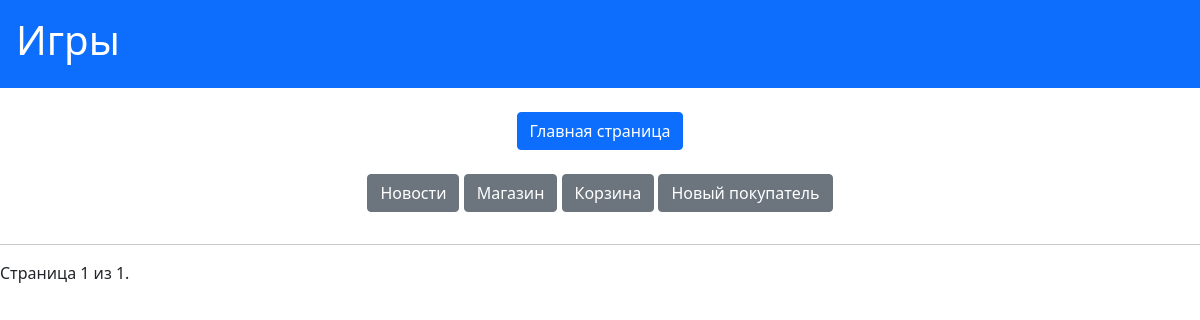
The app's page /task1/news/, older data.
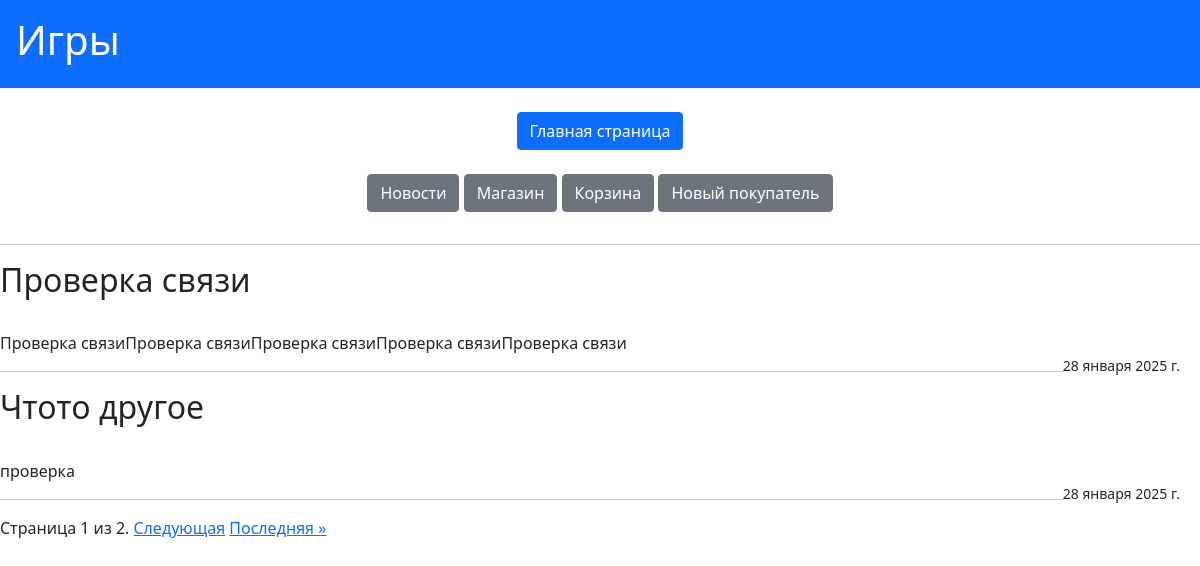
The same page, newer data.
### task1/models.py (models this page shows, shortened)
class News(models.Model):
    title = models.CharField(max_length=100, verbose_name="Заголовок")
    content = models.TextField(verbose_name="Статья")
    date = models.DateField(auto_now_add=True, verbose_name="Дата статьи")
    class Meta:
        verbose_name = "Новость"
        verbose_name_plural = "Новости"

### task1/views.py (the view)
# urls.py: path('news/', news, name='news'),
def news(request):
    contents = News.objects.all()
    paginator = Paginator(contents, 2)
    page_number = request.GET.get('page')
    try:
        page_contents = paginator.get_page(page_number)
    except PageNotAnInteger:
        page_contents = paginator.page(1)
    except EmptyPage:
        page_contents = paginator.page(paginator.num_pages)
    return render(request, 'first_task/news.html', {'page_contents': page_contents})

### templates/first_task/news.html (shortened to what this page needs)
{% extends 'first_task/menu.html' %}
{% block pagename %}Игры{% endblock %}
{% block menu %}{{ block.super }}{% endblock %}
{% block content %}
    <hr>
    {% for new in page_contents %}
        <h2>{{ new.title }}</h2>
        <br>
        {{ new.content }}
        <br>
        <small style="float: right; margin-right: 20px;">{{ new.date }}</small>
        <hr>
    {% endfor %}
    <div class="pagination">
        <span class="step-links">
            <span class="current">
                Страница {{ page_contents.number }} из {{ page_contents.paginator.num_pages }}.
            </span>
            {% if page_contents.has_next %}
                <a href="?page={{ page_contents.next_page_number }}">Следующая</a>
                <a href="?page={{ page_contents.paginator.num_pages }}">Последняя &raquo;</a>
            {% endif %}
        </span>
    </div>
{% endblock %}

Row changes from the older to the newer data that the page shows:
added News: title "Проверка связи", content "Проверка связиПроверка связиПроверка связиПроверка связиПроверка связи", date "28 января 2025 г."
added News: title "Чтото другое", content "проверка", date "28 января 2025 г."
Text that changed along with them:
{{ page_contents.paginator.num_pages }}: "1" → "2"
text now shown: "Следующая Последняя »"
